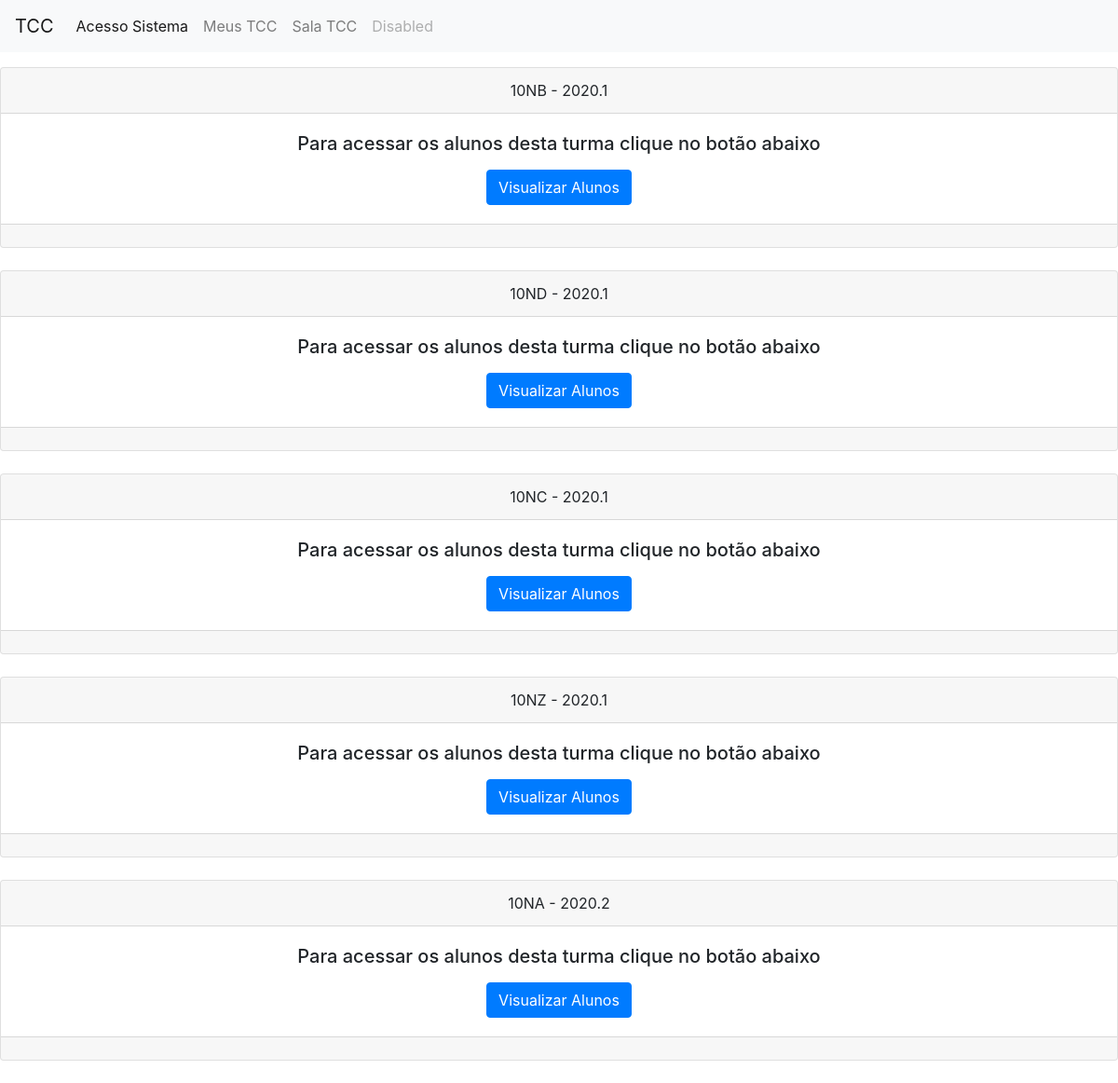
The app's page /tcc with its own data.
### core/models.py (models this page shows, shortened)
class Turma(models.Model):
    class STATUS_TURMA_CHOICE(models.TextChoices):
        ATIVO = 'ATIVO', _('ATIVO'),
        ENCERRADA = 'ENCERRADA', _('ENCERRADA'),
    id_turma = models.AutoField(primary_key=True)
    nome_turma = models.CharField(verbose_name="Nome da Turma", max_length=50)
    id_curso_turma = models.ForeignKey(Curso, related_name="id_curso_turma", on_delete=models.CASCADE)
    periodo_turma = models.CharField(verbose_name="Periodo Turma", max_length=6)
    status_turma = models.CharField(verbose_name="Em Andamento ou Encerrada", max_length=50, choices=STATUS_TURMA_CHOICE.choices, default=STATUS_TURMA_CHOICE.ATIVO, blank=True, null=True)
    class Meta:
        verbose_name = 'turma'
        verbose_name_plural = 'turmas'

### core/views.py (the view)
# urls.py: path('tcc' , TccView),
def TccView(request):
    data = {}
    data['turma'] = Turma.objects.all()
    data['tcc'] = tcc.objects.all()
    return render(request, 'tcc.html', data)

### core/models.py (called while the page is built)
    def __str__(self):
        return self.nome_curso

    def __str__(self):
        return self.nome_professor

    def __str__(self):
        return  self.nome_aluno

### core/templates/tcc.html (shortened to what this page needs)
{% load static %}
<!doctype html>
<html class="no-js" lang="pt-br">
<head>
<link rel="stylesheet" href="{% static 'css/bootstrap.min.css' %}">
</head>
<body>
<nav class="navbar navbar-expand-lg navbar-light bg-light fixed-top">
  <a class="navbar-brand" href="#">TCC</a>
  <div class="collapse navbar-collapse" id="navbarNav">
    <ul class="navbar-nav">
      <li class="nav-item active">
        <a class="nav-link" href="admin/">Acesso Sistema<span class="sr-only">(current)</span></a>
      </li>
      <li class="nav-item">
        <a class="nav-link" href="tcc">Meus TCC</a>
      </li>
      <li class="nav-item">
        <a class="nav-link" href="tabela">Sala TCC</a>
      </li>
      <li class="nav-item">
        <a class="nav-link disabled" href="#" tabindex="-1" aria-disabled="true">Disabled</a>
      </li>
    </ul>
  </div>
</nav>
<br><br><br>
  {% for Turma in turma %}
    {% if Turma.status_turma == "ATIVO" %}
  <div class="card text-center">
    <div class="card-header">{{ Turma.nome_turma }} - {{ Turma.periodo_turma }}</div>
    <div class="card-body">
      <h5 class="card-title">Para acessar os alunos desta turma clique no botão abaixo </h5>
  <button type="button" class="btn btn-primary" data-toggle="modal" data-target=".bd-example-modal-xl{{ Turma.nome_turma }}">Visualizar Alunos</button>
    </div>
    <div class="card-footer text-muted">
    </div>
  </div>
  <br>
    {% endif %}
  {% endfor %}
</body>
</html>

### records on screen
Turma: nome_turma "10NB", periodo_turma "2020.1"
Turma: nome_turma "10ND", periodo_turma "2020.1"
Turma: nome_turma "10NC", periodo_turma "2020.1"
Turma: nome_turma "10NZ", periodo_turma "2020.1"
Turma: nome_turma "10NA", periodo_turma "2020.2"
